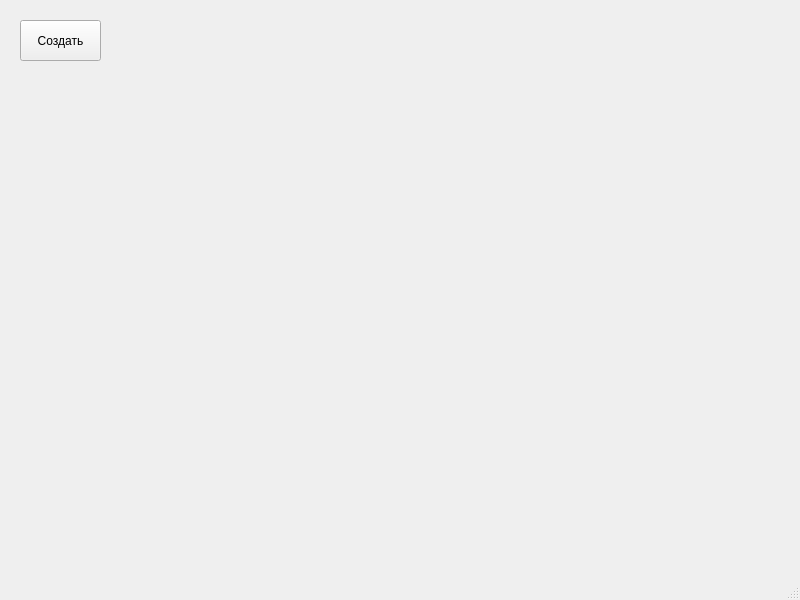
<?xml version="1.0" encoding="UTF-8"?>
<ui version="4.0">
 <class>MainWindow</class>
 <widget class="QMainWindow" name="MainWindow">
  <property name="geometry">
   <rect>
    <x>0</x>
    <y>0</y>
    <width>800</width>
    <height>600</height>
   </rect>
  </property>
  <property name="windowTitle">
   <string>Окружности</string>
  </property>
  <widget class="QWidget" name="centralwidget">
   <widget class="QPushButton" name="pushButton">
    <property name="geometry">
     <rect>
      <x>20</x>
      <y>20</y>
      <width>81</width>
      <height>41</height>
     </rect>
    </property>
    <property name="text">
     <string>Создать</string>
    </property>
   </widget>
  </widget>
  <widget class="QMenuBar" name="menubar">
   <property name="geometry">
    <rect>
     <x>0</x>
     <y>0</y>
     <width>800</width>
     <height>21</height>
    </rect>
   </property>
  </widget>
  <widget class="QStatusBar" name="statusbar"/>
 </widget>
 <resources/>
 <connections/>
</ui>
